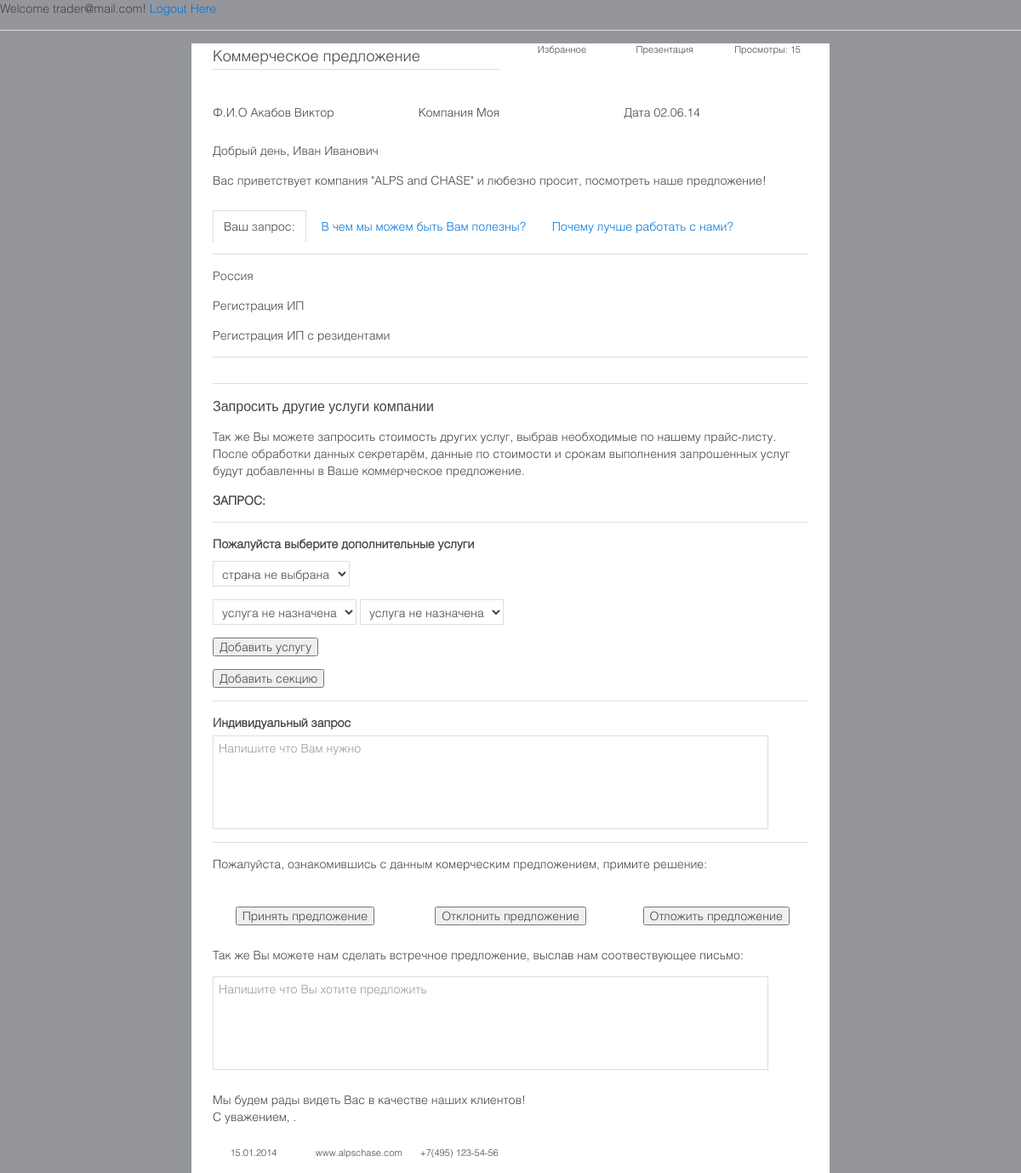
Screenshot of /templates/customerzone (signed in) with the database file from the repository.
### tables this page shows
CREATE TABLE IF NOT EXISTS `users_customers` (
  `quest_date` varchar(60) NOT NULL,
  `customer_id` int(11) NOT NULL AUTO_INCREMENT,
  `customer_name` varchar(60) NOT NULL,
  `customer_surn` varchar(60) NOT NULL,
  `customer_midd` varchar(60) NOT NULL,
  `customer_email` varchar(60) NOT NULL,
  `customer_pass` varchar(40) NOT NULL,
  `customer_form` varchar(60) NOT NULL,
  `customer_primaryphone` varchar(20) NOT NULL,
  `customer_additphone` varchar(20) NOT NULL,
  `customer_duty` varchar(60) NOT NULL,
  `customer_city` varchar(60) NOT NULL,
  `customer_country` varchar(60) NOT NULL,
  `customer_actuality` varchar(20) NOT NULL,
  `customer_questions` varchar(3000) NOT NULL,
  `customer_compname` varchar(60) NOT NULL,
  `quest_status` varchar(60) NOT NULL,
  `customer_notifyperiod` int(11) NOT NULL,
  `customer_position` varchar(60) DEFAULT NULL,
  `customer_answers` varchar(6000) DEFAULT NULL,
  `customer_knowabout` varchar(20) NOT NULL,
  PRIMARY KEY (`customer_id`)
);

CREATE TABLE IF NOT EXISTS `system_services` (
  `service_id` int(11) NOT NULL AUTO_INCREMENT,
  `service_name` varchar(40) NOT NULL,
  `service_description` varchar(400) NOT NULL,
  `service_price` int(11) NOT NULL,
  PRIMARY KEY (`service_id`),
  UNIQUE KEY `service_id` (`service_id`)
);

CREATE TABLE IF NOT EXISTS `system_countries` (
  `country_id` int(11) NOT NULL AUTO_INCREMENT,
  `country_name` varchar(40) NOT NULL,
  PRIMARY KEY (`country_id`),
  UNIQUE KEY `country_id` (`country_id`)
);

CREATE TABLE IF NOT EXISTS `system_podservice` (
  `podservice_id` int(11) NOT NULL AUTO_INCREMENT,
  `podservice_name` varchar(100) NOT NULL,
  `podservice_description` varchar(400) NOT NULL,
  `podservice_price` int(11) NOT NULL,
  PRIMARY KEY (`podservice_id`),
  UNIQUE KEY `podservice_id` (`podservice_id`)
);

### templates/customerzone.php (the view, shortened to what this page needs)
<?php
echo "Welcome ".$_SESSION['email']."! <a href='../exit'>Logout Here</a></h1>";
$customer_data = mysql_query("SELECT customer_id, quest_date, customer_name, customer_surn, customer_midd, customer_compname FROM users_customers WHERE customer_email = '".$_SESSION['email']."'");
$data = mysql_fetch_assoc($customer_data);
$cust_id = $data['customer_id'];
$order = mysql_query("SELECT system_countries.country_name, system_services.service_name, system_podservice.podservice_name
FROM system_services
INNER JOIN (system_podservice
INNER JOIN (users_customers
INNER JOIN (system_countries
INNER JOIN order_basket ON system_countries.country_id = order_basket.country_id) ON users_customers.customer_id = order_basket.customer_id) ON system_podservice.podservice_id = order_basket.podservice_id) ON system_services.service_id = order_basket.service_id WHERE (((order_basket.customer_id)=".$cust_id."));");
echo "<hr>";
?>
<html lang="en-gb" dir="ltr">
    <head>
        <link rel="stylesheet" href="../css/uikit.css">
    </head>
    <body class="tm-background">
    <div class="tm-header">
	<div class="uk-container uk-container-center uk-header-bg">
            <form class="uk-form uk-margin uk-form-stacked">
                <fieldset>
                    <div class="uk-grid">
                        <div class="uk-width-1-2">
                            <legend>
                                Коммерческое предложение
                            </legend>
                        </div>
                        <div class="uk-width-1-2">
                            <div class="uk-grid uk-text-small uk-text-center uk-text-bottom">
                                <div class="uk-width-1-3">
                                    Избранное
                                </div>
                                <div class="uk-width-1-3">
                                    Презентация
                                </div>
                                <div class="uk-width-1-3">
                                    Просмотры: 15
                                </div>
                            </div>
			</div>
                    </div>
                    <div class="uk-grid">
                        <div class="uk-width-1-3">
                            <label for="form-s-mix2">
                                Ф.И.О <?php echo $data['customer_name']." ".$data['customer_surn'];?>
                            </label>
                        </div>
                        <div class="uk-width-1-3">
                            <label for="form-s-mix2">
                                Компания <?php echo $data['customer_compname'];?>
                            </label>
                        </div>
                        <div class="uk-width-1-3">
                            <label for="form-s-mix2">
                                Дата <?php echo $data['quest_date'];?>
                            </label>
                        </div>
                    </div>
                    <div class="uk-grid">
                        <div class="uk-width-1-1">
                           <p>Добрый день, Иван Иванович</p>
                           <p>Вас приветствует компания "ALPS and CHASE" и любезно просит, посмотреть наше предложение!</p>
                        </div>
                    </div>
                    <div class="uk-grid">
                        <div class="uk-width-1-1">
                            <ul class="uk-tab" data-uk-tab="{connect:'#tab-content'}">
                                <li class="uk-active">
                                    <a href="#">Ваш запрос:</a> <p>
                                </li>
                                <li class="">
                                    <a href="#">В чем мы можем быть Вам полезны?</a>
                                </li>
                                <li class="">
                                    <a href="#">Почему лучше работать с нами?</a>
                                </li>
                            </ul>
                            <ul id="tab-content" class="uk-switcher uk-margin">
                                <li class="uk-active">
                                        <?php while ($order_data = mysql_fetch_assoc($order)) {?><p>
                                        <?php echo $order_data['country_name'];?><p>
                                        <?php echo $order_data['service_name'];?><p>
                                        <?php echo $order_data['podservice_name'];?><p>
                                            <hr>
                                        <?php }?></li>
                            </ul>
                        </div>
                    </div>
                    <hr/>
                    <div class="uk-grid">
                        <div class="uk-width-1-1">
                           <h4>Запросить другие услуги компании</h4>
                            <p>Так же Вы можете запросить стоимость других услуг, выбрав необходимые по нашему прайс-листу.<br/>
                            После обработки данных секретарём, данные по стоимости и срокам выполнения запрошенных услуг будут добавленны в Ваше коммерческое предложение.
                            </p>
                            <p><strong>ЗАПРОС:</strong></p>
                        </div>
                    </div>
                    <hr/>
                    <div class="uk-grid">
                        <div class="uk-width-1-1">
                            <label class="uk-form-label" for="form-gs-street">Пожалуйста выберите дополнительные услуги </label>
                            <div id="ServiceBlockGroup"></div>
                            <input type="button" onclick="addSection(); return false;" value="Добавить секцию"><input type="hidden" id="countSections" value="1">
                        </div>
                    </div>
                        <hr/>
                    <div class="uk-grid">
                        <div class="uk-width-1-1">
                            <span class="uk-form-label" for="form-s-t">
                                Индивидуальный запрос
                            </span>
                            <textarea id="form-s-t" cols="100" rows="5" placeholder="Напишите что Вам нужно"></textarea>
                        </div>
                    </div>
                    <hr/>
                    <div class="uk-grid">
                        <div class="uk-width-1-1">
                            <p>Пожалуйста, ознакомившись с данным комерческим предложением, примите решение:</p>
			</div>
                    </div>
                    <div class="uk-grid uk-text-center">
                        <div class="uk-width-1-3">
                            <div class="uk-form-controls uk-margin-top">
                                <input type="button" value="Принять предложение">
                            </div>
			</div>
			<div class="uk-width-1-3">
                            <div class="uk-form-controls uk-margin-top">
                                <input type="button" value="Отклонить предложение">
                            </div>
                        </div>
			<div class="uk-width-1-3">
                            <div class="uk-form-controls uk-margin-top">
				<input type="button" value="Отложить предложение">
                            </div>
			</div>
                    </div>
                    <div class="uk-grid">
                        <div class="uk-width-1-1">
                            <p>Так же Вы можете нам сделать встречное предложение, выслав нам соотвествующее письмо:</p>
                            <textarea id="form-s-t" cols="100" rows="5" placeholder="Напишите что Вы хотите предложить"></textarea>
                        </div>
                    </div>
                    <div class="uk-grid">
                        <div class="uk-width-1-1">
                            <p>Мы будем рады видеть Вас в качестве наших клиентов!<br/>
                            С уважением, .
                            </p>
                        </div>
                    </div>
                    <div class="uk-grid">
                        <div class="uk-width-1-2">
                            <div class="uk-grid uk-text-small uk-text-center uk-text-bottom">
                                <div class="uk-width-1-3">
                                    15.01.2014
                                </div>
                                <div class="uk-width-1-3">
                                    www.alpschase.com
                                </div>
                                <div class="uk-width-1-3">
                                    +7(495) 123-54-56
                                </div>
                            </div>
			</div>
                    </div>
                </fieldset>
            </form>
        </div>
   </div>
</body>
</html>

### rows the page displays
users_customers: customer_name "Акабов", customer_surn "Виктор", customer_compname "Моя", quest_date "02.06.14"
system_services: system_countries.country_name "Россия", service_name "Регистрация ИП", system_podservice.podservice_name "Регистрация ИП с резидентами"

### other values shown
$_SESSION['email'] "trader@mail.com"
